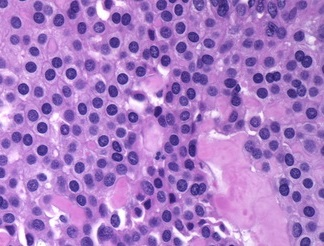
#> input picture Watershed Segmentation + Object Counting/images/GlomusTumor6_crp2.jpg, 324 x 246 px; its folder holds 4 pictures in this run
$ python main.py
#> lines starting #> are read from the running program, lines starting #| are printed output that depends on the picture; after the words box and inside, x2 and y2 are one past the last pixel; in counts of white or black regions, pixels touching at a corner belong together
#> in main, image is the input picture: shape (246, 324, 3); mean B, G, R 198.1, 122.7, 169.5
### Watershed Segmentation + Object Counting/src/kmeans_clustering.py
import numpy as np
import cv2
from sklearn.cluster import KMeans
import matplotlib.pyplot as plt


def kmeans_image_segmentation(image_path, n_clusters=2, invert=False):
    """
    This function applies K-means clustering to an image for segmentation.

    Parameters:
    - image_path: The path to the image file.
    - n_clusters: The number of clusters to form. Default is 2 for binary mask.

    Returns:
    A binary mask of the image where the foreground is 1 and the background is 0.
    """
#> called with n_clusters = 2, invert = True

    image = cv2.imread(image_path)
    # Convert from BGR to RGB (OpenCV uses BGR by default)
    image = cv2.cvtColor(image, cv2.COLOR_BGR2RGB)

    # Reshape the image to a 2D array of pixels and 3 color values (RGB)
    pixel_values = image.reshape((-1, 3))
    # Convert to float
    pixel_values = np.float32(pixel_values)

    # Define criteria and apply kmeans()
    criteria = (cv2.TERM_CRITERIA_EPS + cv2.TERM_CRITERIA_MAX_ITER, 100, 0.2)
    _, labels, (centers) = cv2.kmeans(pixel_values, n_clusters, None, criteria, 10, cv2.KMEANS_RANDOM_CENTERS)
#> centers = [[112.3, 74.7, 159.5], [194.9, 144, 215.2]]

    # Convert back to 8 bit values
    centers = np.uint8(centers)
#> centers = [[112, 74, 159], [194, 143, 215]]

    # Map label to pixel values
    segmented_image = centers[labels.flatten()]

    # Reshape back to the original image dimensions
    segmented_image = segmented_image.reshape(image.shape)
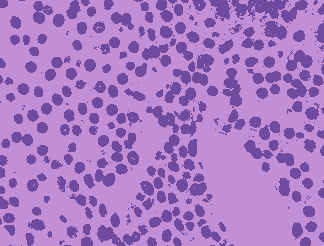
#> segmented_image: shape (246, 324, 3); mean R, G, B 168.8, 121.8, 197.8

    # Determine which cluster corresponds to the background
    # We assume the background is the most frequent color
    counts = np.bincount(labels.flatten())
#> counts = [24524, 55180]
    background_label = np.argmax(counts)
#> background_label = 1

    # Create a mask where the background cluster is 0 and the rest is 1
    if invert:
        mask = np.where(labels.flatten() == background_label, 1, 0)
    else:
        mask = np.where(labels.flatten() == background_label, 0, 1)

    # Reshape the mask back to the original image shape
    mask = mask.reshape(image.shape[:2])
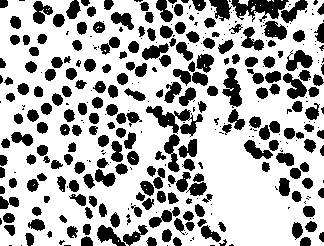
#> mask: shape (246, 324) int64; values 0 (black) and 1 (white), 69.2% white; 359 black regions (143 under 20 px), largest, box (x1, y1, x2, y2) and area: (146, 106, 203, 137) 702, (231, 0, 289, 22) 693, (97, 225, 148, 246) 518

    return mask.astype(np.uint8)

### Watershed Segmentation + Object Counting/src/post_processing.py
from skimage.morphology import opening, closing, disk


def post_process_mask(binary_mask, noise_removal_size=3, hole_filling_size=3):
    """
    This function applies morphological operations to clean up the mask.

    Parameters:
    - binary_mask: The binary mask obtained from k-means clustering.
    - noise_removal_size: The radius of the disk used for noise removal (opening). Default is 3.
    - hole_filling_size: The radius of the disk used for hole filling (closing). Default is 3.

    Returns:
    The cleaned binary mask after applying morphological operations.
    """
#> called with noise_removal_size = 1, hole_filling_size = 2

    # Create structuring elements for morphological operations
    noise_removal_element = disk(noise_removal_size)
    hole_filling_element = disk(hole_filling_size)

    # Remove noise (small objects) from the image
    # Opening is an erosion followed by a dilation
    opened_mask = opening(binary_mask, noise_removal_element)
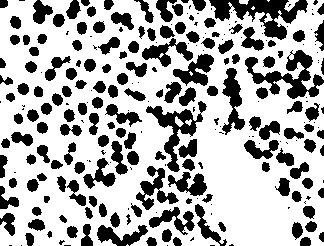
#> opened_mask: shape (246, 324); values 0 (black) and 1 (white), 68.1% white; 251 black regions (94 under 20 px), largest, box (x1, y1, x2, y2) and area: (209, 0, 308, 40) 1682, (245, 50, 324, 99) 1457, (146, 101, 207, 172) 1148

    # Fill holes in the image
    # Closing is a dilation followed by an erosion
    closed_mask = closing(opened_mask, hole_filling_element)
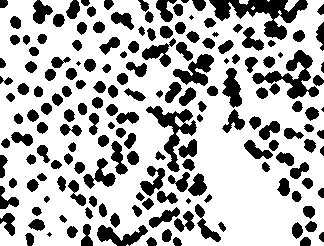
#> closed_mask: shape (246, 324); values 0 (black) and 1 (white), 70.2% white; 174 black regions (8 under 20 px), largest, box (x1, y1, x2, y2) and area: (209, 0, 308, 40) 1594, (252, 50, 319, 99) 1100, (146, 106, 197, 172) 1003

    return closed_mask

### Watershed Segmentation + Object Counting/src/watershed_marker.py
import cv2 as cv
import numpy as np
from scipy import ndimage
from skimage import measure, filters, morphology
from skimage.feature import peak_local_max


def watershed_with_distance_transform(post_processed_mask):
    """
    This function uses a binary mask to determine internal and external markers using
    distance transform and then applies the watershed algorithm.

    Parameters:
    - binary_mask: The binary mask obtained from post-processing.

    Returns:
    - markers: An array the same size as `binary_mask` where each pixel has a label
               indicating the segment it belongs to.
    """

    # Finding sure foreground area
    dist_transform = cv.distanceTransform(post_processed_mask, cv.DIST_L2, 5)
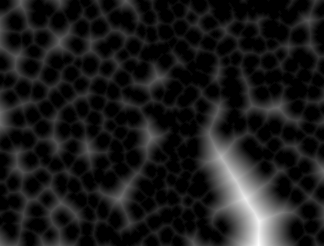
#> dist_transform: shape (246, 324) float32; min 0, max 36.15, mean 3.8; drawn with min black and max white
    _, sure_fg = cv.threshold(dist_transform, 0.7 * dist_transform.max(), 255, 0)
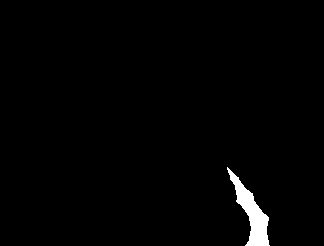
#> sure_fg: shape (246, 324) float32; 1.5% white; 1 white region, box (x1, y1, x2, y2) and area: (227, 167, 270, 246) 1170

    # Finding sure background area
    sure_bg = cv.dilate(post_processed_mask, np.ones((3, 3), np.uint8), iterations=3)
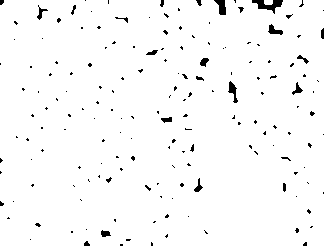
#> sure_bg: shape (246, 324); values 0 (black) and 1 (white), 97.5% white; 169 black regions (149 under 20 px), largest, box (x1, y1, x2, y2) and area: (252, 0, 283, 14) 195, (214, 0, 226, 15) 112, (228, 81, 238, 103) 98
    sure_bg = cv.bitwise_not(sure_bg)

    # Finding unknown region
#> (the run stopped early here; a loop or call above may not have finished)
